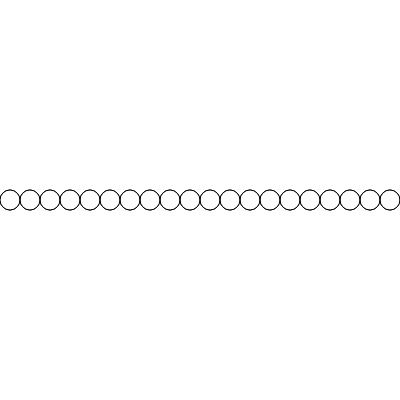
Frame 1 (no input)
Frame 60 (no input): identical to frame 1, image omitted
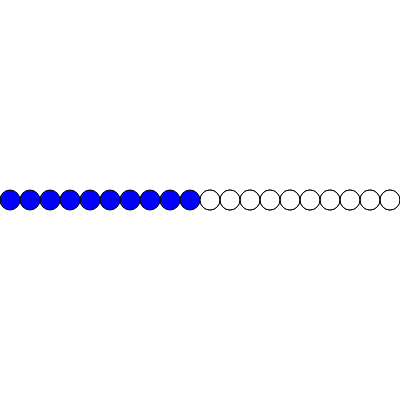
Frame 120 (the mouse pressed at the canvas centre since frame 60)

The p5.js sketch that drew these frames (run headless with seeded random() and noise() and a simulated clock; from frame 60 on, the mouse is pressed at the canvas centre):

// p5.js sketch
// ── sketch.js
function setup(){
    createCanvas(400,400);
}

function draw(){
    background(255);
    let x = 10;
    while (x<400){
        fill(0,0,255);
        circle(x,200,20)
        x+=20
    }
    while (x>mouseX){
        fill(255);
        circle(x,200,20)
        x-=20
    }
}
